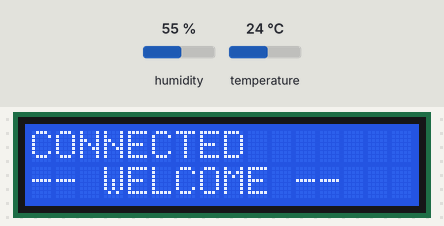
This sketch was run on a simulated ESP8266 (NodeMCU). On the bench: 16×2 character LCD. Inputs (shaded band) come from the test bench; at power-on: humidity 55 %, temperature 24 °C. WiFi joins after 1.5 s; servers stay silent unless stated; uploads are accepted with an empty reply; what the sketch prints to the serial monitor is not drawn.

Above: at 7.2 s.
7.3 s: humidity set to 22 %
At 11.5 s:
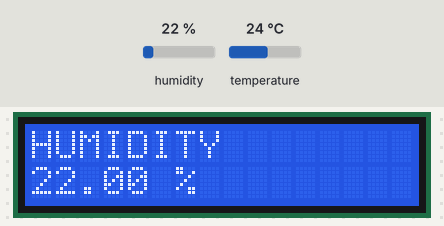
17.9 s: temperature set to 12 °C
At 21.2 s:
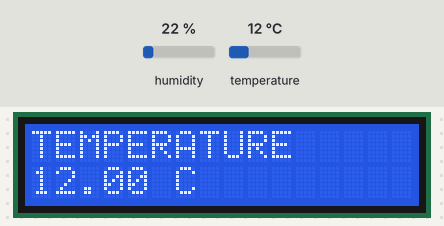
23.8 s: humidity set to 40 %
At 34.3 s:
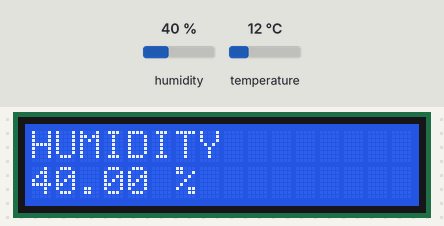
34.5 s: temperature set to 19 °C
At 44.1 s:
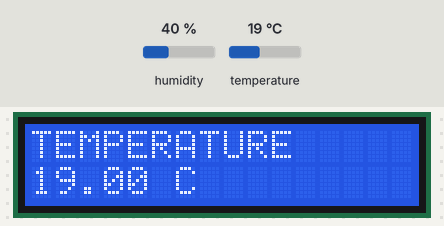
Timing chart, 0 to 45.6 s (numbered marks = the images above; inputs shaded):
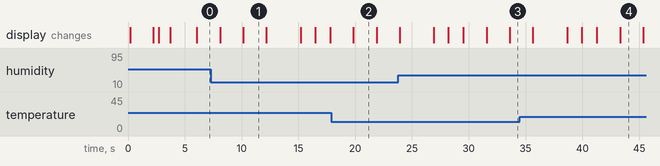

The sketch:

ESP8266_SISTec_IoT.ino
```cpp
#include <ESP8266WiFi.h>
#include <WiFiClientSecure.h>
#include <DHT.h>
#include <Wire.h>
#include <LiquidCrystal_I2C.h>
#include <ArduinoJson.h>

// WiFi credentials
const char* ssid = "YOUR_SSID";
const char* password = "YOUR_PASSWORD";

// Server configuration (Change to your Render app URL)
const char* server = "your-app.onrender.com";  // Replace with your Render URL
const int httpsPort = 443;

// DHT sensor
#define DHTPIN D5
#define DHTTYPE DHT11
DHT dht(DHTPIN, DHTTYPE);

// LCD I2C (Address: 0x27)
LiquidCrystal_I2C lcd(0x27, 16, 2);

// WiFi client
WiFiClientSecure client;

// Store current LCD text
String currentLcdText = "WELCOME";

void setup() {
  Serial.begin(115200);
  delay(100);

  // Initialize LCD
  lcd.init();
  lcd.backlight();
  lcd.print("SISTEC");
  lcd.setCursor(0, 1);
  lcd.print("Starting...");

  delay(2000);
  lcd.clear();

  // Initialize DHT sensor
  dht.begin();

  // Connect to WiFi
  connectToWiFi();

  // Disable SSL verification for Render (Note: Use with caution, better to use certificate in production)
  client.setInsecure();

  // Get initial LCD text
  fetchLcdText();
}

void loop() {
  // Display WiFi status
  displayWiFiStatus();
  delay(2000);

  // Read temperature
  float temperature = dht.readTemperature();
  displayTemperature(temperature);
  delay(2000);

  // Read humidity
  float humidity = dht.readHumidity();
  displayHumidity(humidity);
  delay(2000);

  // Display current LCD text
  displayLcdText();
  delay(3000);

  // Send data to server
  if (WiFi.status() == WL_CONNECTED) {
    displaySendingData();
    delay(1000);

    if (sendDataToServer(temperature, humidity)) {
      displayDataSent();
    } else {
      displayDataFailed();
    }
    delay(1000);
  } else {
    displayDisconnected();
    delay(1000);
  }

  // Fetch latest LCD text
  fetchLcdText();
}

void connectToWiFi() {
  lcd.clear();
  lcd.print("Connecting WiFi");
  Serial.println("\n\nStarting WiFi connection...");
  Serial.print("SSID: ");
  Serial.println(ssid);

  WiFi.begin(ssid, password);

  int attempts = 0;
  while (WiFi.status() != WL_CONNECTED && attempts < 30) {
    delay(500);
    Serial.print(".");
    attempts++;
    lcd.print(".");
  }

  if (WiFi.status() == WL_CONNECTED) {
    Serial.println("\nWiFi connected!");
    Serial.print("IP address: ");
    Serial.println(WiFi.localIP());

    lcd.clear();
    lcd.print("Connected!");
    lcd.setCursor(0, 1);
    lcd.print("IP: ");
    lcd.print(WiFi.localIP());
    delay(2000);
  } else {
    Serial.println("\nFailed to connect to WiFi");
    lcd.clear();
    lcd.print("WiFi Failed");
  }
}

void displayWiFiStatus() {
  lcd.clear();
  if (WiFi.status() == WL_CONNECTED) {
    lcd.print("CONNECTED");
  } else {
    lcd.print("CONNECTING...");
  }
  lcd.setCursor(0, 1);
  lcd.print("-- WELCOME --");
}

void displayTemperature(float temp) {
  lcd.clear();
  lcd.print("TEMPERATURE");
  lcd.setCursor(0, 1);
  if (isnan(temp)) {
    lcd.print("Error");
  } else {
    lcd.print(temp);
    lcd.print(" C");
  }
}

void displayHumidity(float humid) {
  lcd.clear();
  lcd.print("HUMIDITY");
  lcd.setCursor(0, 1);
  if (isnan(humid)) {
    lcd.print("Error");
  } else {
    lcd.print(humid);
    lcd.print(" %");
  }
}

void displayLcdText() {
  lcd.clear();
  lcd.print("SISTEC DISPLAY");
  lcd.setCursor(0, 1);
  String displayText = currentLcdText;
  if (displayText.length() > 16) {
    displayText = displayText.substring(0, 16);
  }
  lcd.print(displayText);
}

void displaySendingData() {
  lcd.clear();
  lcd.print("SENDING DATA");
  lcd.setCursor(0, 1);
  lcd.print("TO SERVER....");
}

void displayDataSent() {
  lcd.clear();
  lcd.print("DATA SENT!!");
  lcd.setCursor(0, 1);
  lcd.print("Success");
}

void displayDataFailed() {
  lcd.clear();
  lcd.print("SEND FAILED");
  lcd.setCursor(0, 1);
  lcd.print("Retrying...");
}

void displayDisconnected() {
  lcd.clear();
  lcd.print("WiFi");
  lcd.setCursor(0, 1);
  lcd.print("Disconnected");
}

bool sendDataToServer(float temperature, float humidity) {
  if (!isnan(temperature) && !isnan(humidity)) {
    String url = "/api/sensor?temp=" + String(temperature) + "&humidity=" + String(humidity);

    Serial.print("Connecting to: ");
    Serial.println(server);

    if (!client.connect(server, httpsPort)) {
      Serial.println("Connection failed!");
      return false;
    }

    Serial.println("Connected to server");

    // Send GET request
    String request = String("GET ") + url + " HTTP/1.1\r\n" +
                     "Host: " + server + "\r\n" +
                     "Connection: close\r\n\r\n";

    client.print(request);
    Serial.println("Sent request");

    // Wait for response
    unsigned long timeout = millis() + 5000;
    while (client.connected() && millis() < timeout) {
      if (client.available()) {
        String line = client.readStringUntil('\n');
        if (line.indexOf("200 OK") > 0 || line.indexOf("\"success\":true") > 0) {
          client.stop();
          return true;
        }
      }
    }

    client.stop();
    Serial.println("Request completed");
    return true;
  }
  return false;
}

void fetchLcdText() {
  if (WiFi.status() != WL_CONNECTED) {
    return;
  }

  Serial.println("Fetching LCD text...");

  if (!client.connect(server, httpsPort)) {
    Serial.println("Connection to server failed");
    return;
  }

  String request = String("GET /api/lcd-text HTTP/1.1\r\n") +
                   "Host: " + server + "\r\n" +
                   "Connection: close\r\n\r\n";

  client.print(request);

  String response = "";
  unsigned long timeout = millis() + 5000;
  while (client.connected() && millis() < timeout) {
    if (client.available()) {
      response += client.readStringUntil('\n');
    }
  }

  client.stop();

  // Parse JSON response
  int jsonStart = response.indexOf('{');
  if (jsonStart > 0) {
    String jsonStr = response.substring(jsonStart);
    jsonStr = jsonStr.substring(0, jsonStr.indexOf('}') + 1);

    DynamicJsonDocument doc(200);
    deserializeJson(doc, jsonStr);

    if (doc.containsKey("text")) {
      currentLcdText = doc["text"].as<String>();
      Serial.print("LCD text updated: ");
      Serial.println(currentLcdText);
    }
  }
}
```

Measured:
- what the display in image 1 shows lasts 2.1 s, from 10.1 s to 12.2 s
